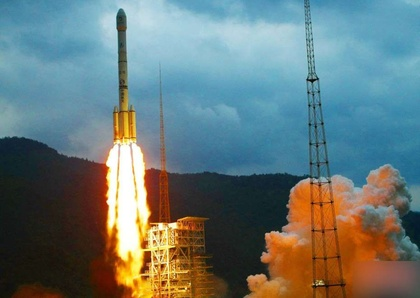
%> input picture Bliinds2_code/huo.jpg, 420 x 298 px, shrunk from 930 x 660 before the run
$ octave test.m   (GNU Octave 9; MATLAB toolbox functions it lacks are replaced by stand-ins)
%> lines starting %> are read from the running program, lines starting %| are printed output that depends on the picture
### Bliinds2_code/bliinds2_feature_extraction.m
function features = bliinds2_feature_extraction(I)

h=fspecial('gaussian',3);

Img = double(I(:,:,1));

coeff_freq_var_L1 = blkproc(Img,[3,3],[1,1],@rho_dct);
gama_L1 = blkproc(Img,[3,3],[1,1],@gama_dct);
ori1_rho_L1 = blkproc(Img,[3 3],[1,1],@oriented1_dct_rho_config3);
ori2_rho_L1 = blkproc(Img,[3 3],[1,1],@oriented2_dct_rho_config3);
ori3_rho_L1 = blkproc(Img,[3 3],[1,1],@oriented3_dct_rho_config3);
subband_energy_L1 = blkproc(Img,[3 3],[1,1],@dct_freq_bands);

rho_sorted_temp = sort(coeff_freq_var_L1(:),'descend');
rho_count = length(rho_sorted_temp);
percentile10_coeff_freq_var_L1=mean(rho_sorted_temp(1:ceil(rho_count/10)));
percentile100_coeff_freq_var_L1=mean(rho_sorted_temp(:));
clear rho_sorted_temp rho_count

gama_sorted_temp = sort(gama_L1(:),'ascend');
gama_count = length(gama_sorted_temp);
percentile10_gama_L1=mean(gama_sorted_temp(1:ceil(gama_count/10)));
percentile100_gama_L1=mean(gama_sorted_temp(:));
clear gama_sorted_temp gama_count

subband_energy_sorted_temp = sort(subband_energy_L1(:),'descend');
subband_energy_count = length(subband_energy_sorted_temp);
percentile10_subband_energy_L1=mean(subband_energy_sorted_temp(1:ceil(subband_energy_count/10)));
percentile100_subband_energy_L1=mean(subband_energy_sorted_temp(:));
clear freq_bands_sorted_temp freq_bands_count

temp_size=size(ori1_rho_L1);
var_temp=zeros(temp_size);

for i=1:temp_size(1)
    for j=1:temp_size(2)
        var_temp(i,j)=var([ori1_rho_L1(i,j) ori2_rho_L1(i,j) ori3_rho_L1(i,j)]);
   end
end
ori_rho_L1=var_temp;

ori_sorted_temp = sort(ori_rho_L1(:),'descend');
ori_count = length(ori_sorted_temp);
percentile10_orientation_L1=mean(ori_sorted_temp(1:ceil(ori_count/10)));
percentile100_orientation_L1=mean(ori_sorted_temp(:));
clear var_ori_sorted_temp rho_count

features_L1 = [percentile100_coeff_freq_var_L1;percentile10_coeff_freq_var_L1;percentile100_gama_L1;percentile10_gama_L1;percentile100_subband_energy_L1;percentile10_subband_energy_L1;percentile100_orientation_L1;percentile10_orientation_L1];

%%

Img1_filtered=double(imfilter(Img,h));
Img2 = Img1_filtered(2:2:end,2:2:end);

coeff_freq_var_L2 = blkproc(Img2,[3,3],[1,1],@rho_dct);
gama_L2 = blkproc(Img2,[3,3],[1,1],@gama_dct);
ori1_rho_L2 = blkproc(Img2,[3 3],[1,1],@oriented1_dct_rho_config3);
ori2_rho_L2 = blkproc(Img2,[3 3],[1,1],@oriented2_dct_rho_config3);
ori3_rho_L2 = blkproc(Img2,[3 3],[1,1],@oriented3_dct_rho_config3);
subband_energy_L2 = blkproc(Img2,[3 3],[1,1],@dct_freq_bands);

rho_sorted_temp = sort(coeff_freq_var_L2(:),'descend');
rho_count = length(rho_sorted_temp);
percentile10_coeff_freq_var_L2=mean(rho_sorted_temp(1:ceil(rho_count/10)));
percentile100_coeff_freq_var_L2=mean(rho_sorted_temp(:));
clear rho_sorted_temp rho_count

gama_sorted_temp = sort(gama_L2(:),'ascend');
gama_count = length(gama_sorted_temp);
percentile10_gama_L2=mean(gama_sorted_temp(1:ceil(gama_count/10)));
percentile100_gama_L2=mean(gama_sorted_temp(:));
clear gama_sorted_temp gama_count

subband_energy_sorted_temp = sort(subband_energy_L2(:),'descend');
subband_energy_count = length(subband_energy_sorted_temp);
percentile10_subband_energy_L2=mean(subband_energy_sorted_temp(1:ceil(subband_energy_count/10)));
percentile100_subband_energy_L2=mean(subband_energy_sorted_temp(:));
clear freq_bands_sorted_temp freq_bands_count

temp_size=size(ori1_rho_L2);
var_temp=zeros(temp_size);

for i=1:temp_size(1)
    for j=1:temp_size(2)
        var_temp(i,j)=var([ori1_rho_L2(i,j) ori2_rho_L2(i,j) ori3_rho_L2(i,j)]);
   end
end
ori_rho_L2=var_temp;

ori_sorted_temp = sort(ori_rho_L2(:),'descend');
ori_count = length(ori_sorted_temp);
percentile10_orientation_L2=mean(ori_sorted_temp(1:ceil(ori_count/10)));
percentile100_orientation_L2=mean(ori_sorted_temp(:));
clear var_ori_sorted_temp rho_count

features_L2 = [percentile100_coeff_freq_var_L2;percentile10_coeff_freq_var_L2;percentile100_gama_L2;percentile10_gama_L2;percentile100_subband_energy_L2;percentile10_subband_energy_L2;percentile100_orientation_L2;percentile10_orientation_L2];

%%
Img2_filtered=double(imfilter(Img2,h));
Img3 = Img2_filtered(2:2:end,2:2:end);

coeff_freq_var_L3 = blkproc(Img3,[3,3],[1,1],@rho_dct);
gama_L3 = blkproc(Img3,[3,3],[1,1],@gama_dct);
ori1_rho_L3 = blkproc(Img3,[3 3],[1,1],@oriented1_dct_rho_config3);
ori2_rho_L3 = blkproc(Img3,[3 3],[1,1],@oriented2_dct_rho_config3);
ori3_rho_L3 = blkproc(Img3,[3 3],[1,1],@oriented3_dct_rho_config3);
subband_energy_L3 = blkproc(Img3,[3 3],[1,1],@dct_freq_bands);

rho_sorted_temp = sort(coeff_freq_var_L3(:),'descend');
rho_count = length(rho_sorted_temp);
percentile10_coeff_freq_var_L3=mean(rho_sorted_temp(1:ceil(rho_count/10)));
percentile100_coeff_freq_var_L3=mean(rho_sorted_temp(:));
clear rho_sorted_temp rho_count

gama_sorted_temp = sort(gama_L3(:),'ascend');
gama_count = length(gama_sorted_temp);
percentile10_gama_L3=mean(gama_sorted_temp(1:ceil(gama_count/10)));
percentile100_gama_L3=mean(gama_sorted_temp(:));
clear gama_sorted_temp gama_count

subband_energy_sorted_temp = sort(subband_energy_L3(:),'descend');
subband_energy_count = length(subband_energy_sorted_temp);
percentile10_subband_energy_L3=mean(subband_energy_sorted_temp(1:ceil(subband_energy_count/10)));
percentile100_subband_energy_L3=mean(subband_energy_sorted_temp(:));
clear freq_bands_sorted_temp freq_bands_count

temp_size=size(ori1_rho_L3);
var_temp=zeros(temp_size);

for i=1:temp_size(1)
    for j=1:temp_size(2)
        var_temp(i,j)=var([ori1_rho_L3(i,j) ori2_rho_L3(i,j) ori3_rho_L3(i,j)]);
   end
end
ori_rho_L3=var_temp;

ori_sorted_temp = sort(ori_rho_L3(:),'descend');
ori_count = length(ori_sorted_temp);
percentile10_orientation_L3=mean(ori_sorted_temp(1:ceil(ori_count/10)));
percentile100_orientation_L3=mean(ori_sorted_temp(:));
clear var_ori_sorted_temp rho_count

features_L3 = [percentile100_coeff_freq_var_L3;percentile10_coeff_freq_var_L3;percentile100_gama_L3;percentile10_gama_L3;percentile100_subband_energy_L3;percentile10_subband_energy_L3;percentile100_orientation_L3;percentile10_orientation_L3];

%%
features = [features_L1 features_L2 features_L3];

### Bliinds2_code/test.m
im = imread('./huo.jpg');
%> im is the input picture: size 298x420x3 uint8; mean R, G, B 104.3, 120.2, 119.3
im = imnoise(im,'gaussian',0,10);
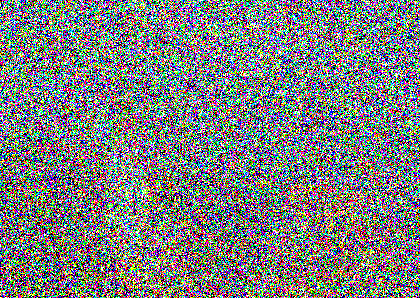
%> im: size 298x420x3 uint8; mean R, G, B 124.5, 126.6, 126.5
features = bliinds2_feature_extraction(im);
%> in bliinds2_feature_extraction, `Img = double(I(:,:,1));`:
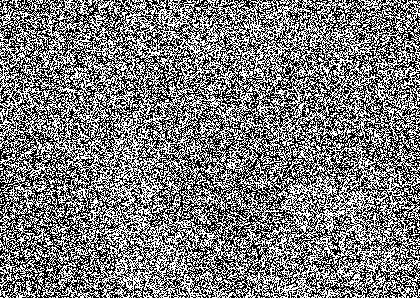
%> Img: size 298x420 double; min 0, max 255, mean 124.5
%> the run ends on the next line
